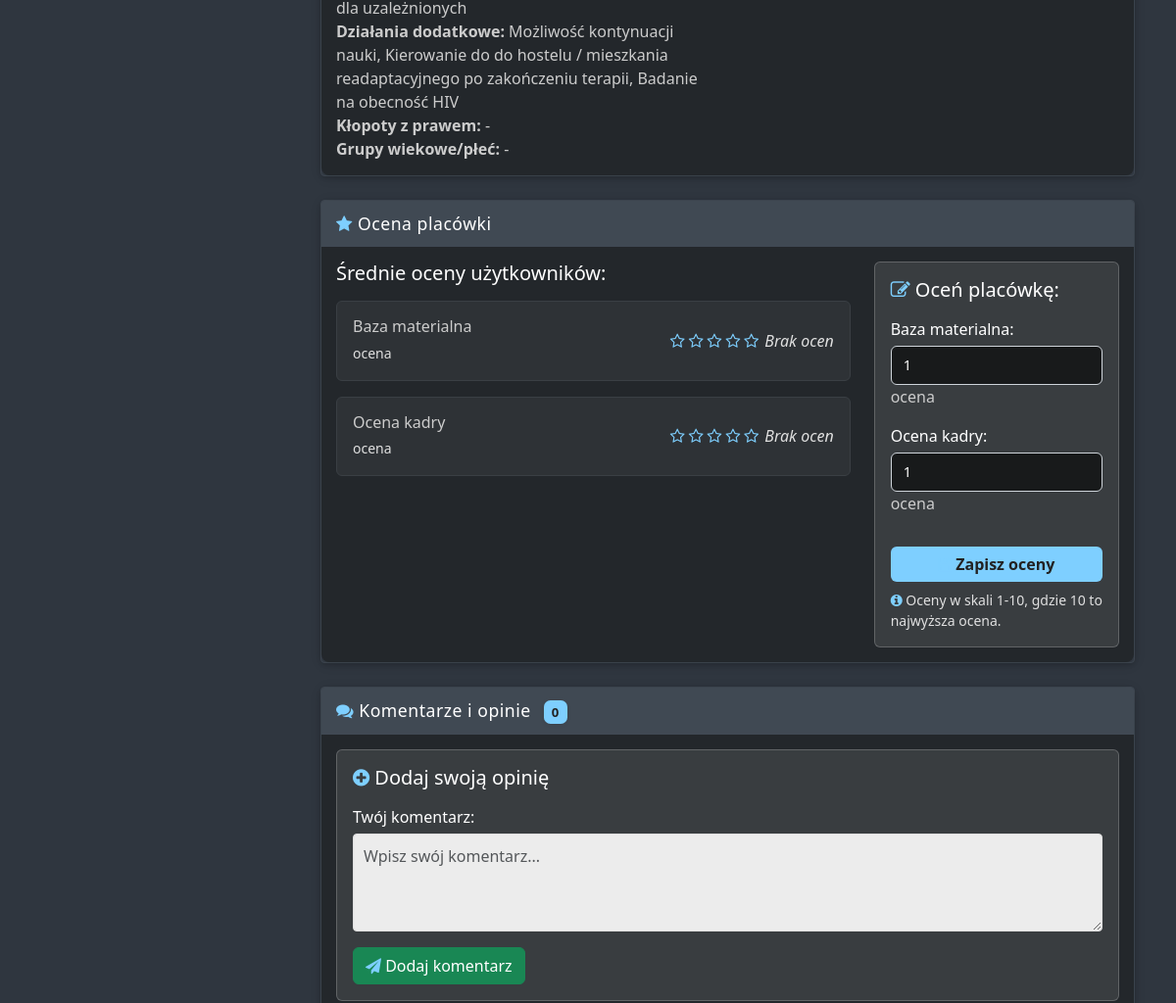
The page /help/placowka/archidiecezja-czestochowska-osrodek-rehabilitacyjno-readaptacyjny-dla-osob-uzaleznionych-betania/ (middle part) on the database as committed earlier.
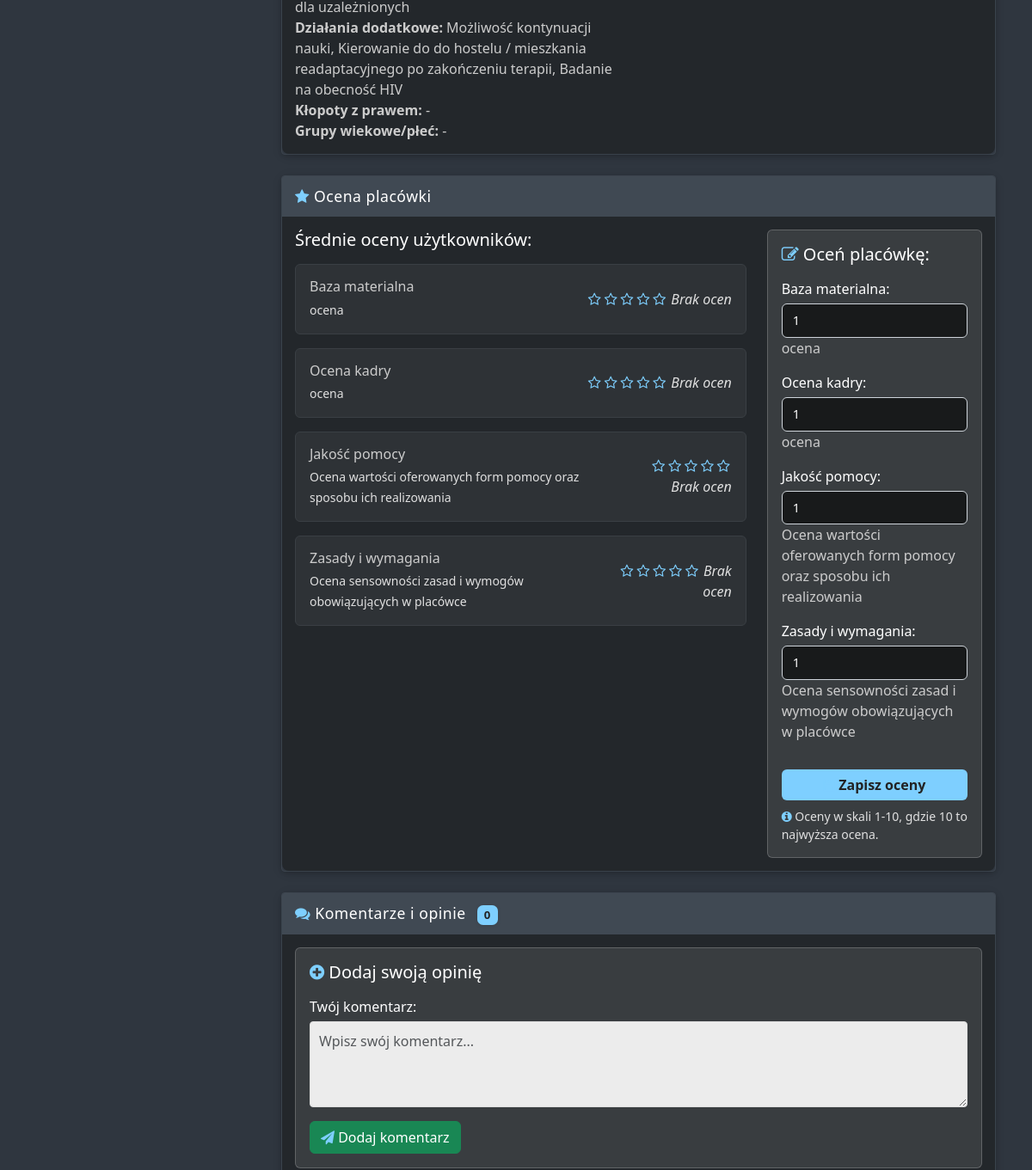
The same page on the database as committed later.
### help_section/models.py (models this page shows, shortened)
class AdditionalActivity(models.Model):
    name = models.CharField(max_length=100, unique=True)
    slug = models.SlugField(max_length=100, unique=True)
    class Meta:
        verbose_name = "Działanie dodatkowe"
        verbose_name_plural = "Działania dodatkowe"
    @property
    def display_name(self):
        return self.name.split(' | Hyperreal [H]elp - chcemy pomóc')[0] if self.name else ''

class RatingCategory(models.Model):
    name = models.CharField(max_length=100, unique=True)
    slug = models.SlugField(max_length=100, unique=True)
    description = models.TextField(blank=True)
    class Meta:
        verbose_name = "Kategoria oceny"
        verbose_name_plural = "Kategorie ocen"

### help_section/views.py (the view, shortened to what this page needs)
# urls.py: path('placowka/<slug:slug>/', views.facility_detail_view, name='facility_detail'),
def facility_detail_view(request, slug):
    facility = get_object_or_404(Facility, slug=slug)
    comments = facility.comments.filter(is_approved=True)
    rating_categories = RatingCategory.objects.all()
    comment_form = CommentForm()
    rating_form = RatingForm()
    average_ratings = FacilityRating.objects.filter(facility=facility).values('category__slug').annotate(average=Avg('value'))
    avg_ratings_dict = {item['category__slug']: item['average'] for item in average_ratings}
    context = {
        'facility': facility,
        'comments': comments,
        'comment_form': comment_form,
        'rating_categories': rating_categories,
        'rating_form': rating_form,
        'average_ratings': avg_ratings_dict,
        'now': timezone.now(),
    }
    return render(request, 'help_section/facility_detail.html', context)

### help_section/forms.py
class CommentForm(forms.ModelForm):
    class Meta:
        model = Comment
        fields = ['content']
        widgets = {
            'content': forms.Textarea(attrs={'rows': 3, 'class': 'form-control', 'placeholder': 'Wpisz swój komentarz...'}),
        }
        labels = {
            'content': 'Twój komentarz',
        }

class RatingForm(forms.Form):
    def __init__(self, *args, **kwargs):
        super().__init__(*args, **kwargs)
        rating_categories = RatingCategory.objects.all()
        for category in rating_categories:
            self.fields[category.slug] = forms.ChoiceField(
                label=category.name,
                choices=[(i, str(i)) for i in range(1, 11)],
                widget=forms.Select(attrs={'class': 'form-select'}),
                help_text=category.description
            )

### help_section/models.py (called while the page is built)
    @property
    def display_name(self):
        return self.name.split(' | Hyperreal [H]elp - chcemy pomóc')[0] if self.name else ''

    @property
    def display_name(self):
        return self.name.split(' | Hyperreal [H]elp - chcemy pomóc')[0] if self.name else ''

### help_section/templatetags/get_item.py (called while the page is built)
@register.filter
def get_item(dictionary, key):
    return dictionary.get(key)

### help_section/templates/help_section/facility_detail.html (shortened to what the changed rows need)
{% extends 'help_section/help_page.html' %}
{% load static %}
{% load get_item %}
{% load rating_filters %}
{% block page_content %}
{% if facility %}
    <div class="block mb-4">
        <div class="block-container">
            <div class="block-body">
                <div class="row">
                    <div class="col-md-6">
                        <ul class="list-unstyled mb-0">
                            <li><strong>Poradnictwa:</strong> {% for ct in facility.counseling_types.all %}{{ ct.display_name }}{% if not forloop.last %}, {% endif %}{% empty %}-{% endfor %}</li>
                            <li><strong>Działania dodatkowe:</strong> {% for oa in facility.other_actions.all %}{{ oa.display_name }}{% if not forloop.last %}, {% endif %}{% empty %}-{% endfor %}</li>
                            <li><strong>Kłopoty z prawem:</strong> {% for li in facility.legal_issues.all %}{{ li.display_name }}{% if not forloop.last %}, {% endif %}{% empty %}-{% endfor %}</li>
                            <li><strong>Grupy wiekowe/płeć:</strong> {% for ag in facility.age_gender_groups.all %}{{ ag.display_name }}{% if not forloop.last %}, {% endif %}{% empty %}-{% endfor %}</li>
                        </ul>
                    </div>
                    <div class="col-md-6">
                    </div>
                </div>
            </div>
        </div>
    </div>
    <div class="block mb-4">
        <div class="block-container">
            <div class="block-header">
                <i class="fa fa-star text-warning" aria-hidden="true"></i> Ocena placówki
            </div>
            <div class="block-body">
                <div class="row">
                    <div class="col-md-8">
                        <h5 class="mb-3">Średnie oceny użytkowników:</h5>
                        {% if rating_categories %}
                            <div class="rating-summary mb-4">
                                {% for category in rating_categories %}
                                    <div class="rating-category mb-3 p-3 border rounded">
                                        <div class="d-flex justify-content-between align-items-center">
                                            <div>
                                                <h6 class="mb-1">{{ category.name }}</h6>
                                                {% if category.description %}
                                                    <small class="text-muted">{{ category.description }}</small>
                                                {% endif %}
                                            </div>
                                            <div class="text-end">
                                                {% with avg_rating=average_ratings|get_item:category.slug %}
                                                    {% if avg_rating %}
                                                        <div class="rating-stars mb-1">
                                                            {% for i in "12345" %}
                                                                {% if forloop.counter <= avg_rating|floatformat:0|add:0 %}
                                                                    <i class="fa fa-star text-warning" aria-hidden="true"></i>
                                                                {% else %}
                                                                    <i class="fa fa-star-o text-muted" aria-hidden="true"></i>
                                                                {% endif %}
                                                            {% endfor %}
                                                        </div>
                                                        <span class="badge bg-primary rounded-pill">{{ avg_rating|floatformat:1 }} / 10</span>
                                                    {% else %}
                                                        <div class="rating-stars mb-1">
                                                            {% for i in "12345" %}
                                                                <i class="fa fa-star-o text-muted" aria-hidden="true"></i>
                                                            {% endfor %}
                                                        </div>
                                                        <span class="text-muted fst-italic">Brak ocen</span>
                                                    {% endif %}
                                                {% endwith %}
                                            </div>
                                        </div>
                                    </div>
                                {% endfor %}
                            </div>
                        {% else %}
                            <div class="alert alert-info">
                                <i class="fa fa-info-circle" aria-hidden="true"></i> Brak zdefiniowanych kategorii ocen.
                            </div>
                        {% endif %}
                    </div>
                    <div class="col-md-4">
                        <div class="rating-form-container p-3 bg-light rounded">
                            <h5 class="mb-3"><i class="fa fa-edit" aria-hidden="true"></i> Oceń placówkę:</h5>
                            <form method="post" id="rating-form" role="form" aria-label="Formularz oceny placówki">
                                <div class="rating-form-fields">
                                    {{ rating_form.as_p }}
                                </div>
                                <button type="submit" name="submit_rating" class="btn btn-primary w-100 mt-3" aria-label="Zapisz oceny placówki">
                                    <i class="fa fa-save" aria-hidden="true"></i> Zapisz oceny
                                </button>
                            </form>
                            <small class="text-muted mt-2 d-block">
                                <i class="fa fa-info-circle" aria-hidden="true"></i> Oceny w skali 1-10, gdzie 10 to najwyższa ocena.
                            </small>
                        </div>
                    </div>
                </div>
            </div>
        </div>
    </div>
    <div class="block mb-4">
        <div class="block-container">
            <div class="block-header">
                <i class="fa fa-comments text-info" aria-hidden="true"></i> Komentarze i opinie
                <span class="badge bg-secondary ms-2" aria-label="Liczba komentarzy: {{ comments.count }}">{{ comments.count }}</span>
            </div>
            <div class="block-body">
                <div class="add-comment-section mb-4 p-3 bg-light rounded">
                    <h5 class="mb-3"><i class="fa fa-plus-circle" aria-hidden="true"></i> Dodaj swoją opinię</h5>
                    <form method="post" id="comment-form" role="form" aria-label="Formularz dodawania komentarza">
                        <div class="comment-form-fields">
                            {{ comment_form.as_p }}
                        </div>
                        <button type="submit" name="submit_comment" class="btn btn-success" aria-label="Dodaj komentarz do placówki">
                            <i class="fa fa-paper-plane" aria-hidden="true"></i> Dodaj komentarz
                        </button>
                    </form>
                </div>
            </div>
        </div>
    </div>
{% else %}
    <div class="alert alert-warning">Nie znaleziono placówki.</div>
{% endif %}
{% endblock page_content %}

Rows that differ between the two databases and show on the page:
added RatingCategory: name "Jakość pomocy", description "Ocena wartości oferowanych form pomocy oraz sposobu ich realizowania", slug "jakosc-pomocy" (drawn)
added RatingCategory: name "Zasady i wymagania", description "Ocena sensowności zasad i wymogów obowiązujących w placówce", slug "zasady-wymagania" (drawn)
Other text that changed with them:
form field as_p: (not shown) → "1"
text no longer shown: "Baza materialna: ocena Ocena kadry: ocena"
text now shown: "Baza materialna: ocena Ocena kadry: ocena Jakość pomocy: Ocena wartości oferowanych form pomocy oraz sposobu ich realizowania Zasady i wymagania: Ocena sensowności zasad i wymogów obowiązujących w placówce"
